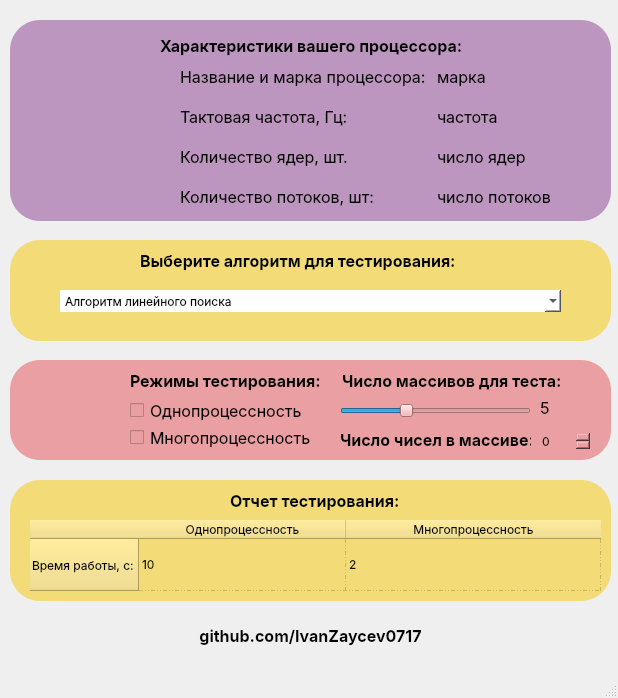
<?xml version="1.0" encoding="UTF-8"?>
<ui version="4.0">
 <class>MainWindow</class>
 <widget class="QMainWindow" name="MainWindow">
  <property name="geometry">
   <rect>
    <x>0</x>
    <y>0</y>
    <width>618</width>
    <height>698</height>
   </rect>
  </property>
  <property name="font">
   <font>
    <family>Inter</family>
    <pointsize>12</pointsize>
   </font>
  </property>
  <property name="windowTitle">
   <string>Python CPU Benchmark</string>
  </property>
  <property name="styleSheet">
   <string notr="true">font-family: Inter;</string>
  </property>
  <property name="documentMode">
   <bool>false</bool>
  </property>
  <property name="dockNestingEnabled">
   <bool>false</bool>
  </property>
  <widget class="QWidget" name="centralwidget">
   <widget class="QFrame" name="frame">
    <property name="geometry">
     <rect>
      <x>10</x>
      <y>20</y>
      <width>601</width>
      <height>201</height>
     </rect>
    </property>
    <property name="styleSheet">
     <string notr="true">background-color: #BD96BF;
border-radius: 30px;</string>
    </property>
    <property name="frameShape">
     <enum>QFrame::StyledPanel</enum>
    </property>
    <property name="frameShadow">
     <enum>QFrame::Raised</enum>
    </property>
    <widget class="QLabel" name="label">
     <property name="geometry">
      <rect>
       <x>150</x>
       <y>10</y>
       <width>321</width>
       <height>31</height>
      </rect>
     </property>
     <property name="font">
      <font>
       <family>Inter</family>
       <pointsize>12</pointsize>
       <bold>true</bold>
      </font>
     </property>
     <property name="text">
      <string>Характеристики вашего процессора:</string>
     </property>
    </widget>
    <widget class="QWidget" name="layoutWidget">
     <property name="geometry">
      <rect>
       <x>10</x>
       <y>40</y>
       <width>571</width>
       <height>154</height>
      </rect>
     </property>
     <layout class="QHBoxLayout" name="horizontalLayout">
      <item>
       <widget class="QLabel" name="label_14">
        <property name="styleSheet">
         <string notr="true"/>
        </property>
        <property name="text">
         <string/>
        </property>
        <property name="pixmap">
         <pixmap>:/images/images/intel.svg</pixmap>
        </property>
        <property name="scaledContents">
         <bool>true</bool>
        </property>
       </widget>
      </item>
      <item>
       <layout class="QVBoxLayout" name="verticalLayout">
        <item>
         <widget class="QLabel" name="label_2">
          <property name="font">
           <font>
            <family>Inter</family>
            <pointsize>12</pointsize>
           </font>
          </property>
          <property name="text">
           <string>Название и марка процессора: </string>
          </property>
         </widget>
        </item>
        <item>
         <widget class="QLabel" name="label_3">
          <property name="font">
           <font>
            <family>Inter</family>
            <pointsize>12</pointsize>
           </font>
          </property>
          <property name="text">
           <string>Тактовая частота, Гц:</string>
          </property>
         </widget>
        </item>
        <item>
         <widget class="QLabel" name="label_4">
          <property name="font">
           <font>
            <family>Inter</family>
            <pointsize>12</pointsize>
           </font>
          </property>
          <property name="text">
           <string>Количество ядер, шт.</string>
          </property>
         </widget>
        </item>
        <item>
         <widget class="QLabel" name="label_5">
          <property name="font">
           <font>
            <family>Inter</family>
            <pointsize>12</pointsize>
           </font>
          </property>
          <property name="text">
           <string>Количество потоков, шт:</string>
          </property>
         </widget>
        </item>
       </layout>
      </item>
      <item>
       <layout class="QVBoxLayout" name="verticalLayout_2">
        <item>
         <widget class="QLabel" name="label_8">
          <property name="font">
           <font>
            <family>Inter</family>
            <pointsize>12</pointsize>
           </font>
          </property>
          <property name="text">
           <string>марка</string>
          </property>
         </widget>
        </item>
        <item>
         <widget class="QLabel" name="label_9">
          <property name="font">
           <font>
            <family>Inter</family>
            <pointsize>12</pointsize>
           </font>
          </property>
          <property name="text">
           <string>частота</string>
          </property>
         </widget>
        </item>
        <item>
         <widget class="QLabel" name="label_10">
          <property name="font">
           <font>
            <family>Inter</family>
            <pointsize>12</pointsize>
           </font>
          </property>
          <property name="text">
           <string>число ядер</string>
          </property>
         </widget>
        </item>
        <item>
         <widget class="QLabel" name="label_11">
          <property name="font">
           <font>
            <family>Inter</family>
            <pointsize>12</pointsize>
           </font>
          </property>
          <property name="text">
           <string>число потоков</string>
          </property>
         </widget>
        </item>
       </layout>
      </item>
     </layout>
    </widget>
   </widget>
   <widget class="QFrame" name="frame_2">
    <property name="geometry">
     <rect>
      <x>10</x>
      <y>240</y>
      <width>601</width>
      <height>101</height>
     </rect>
    </property>
    <property name="styleSheet">
     <string notr="true">background-color: #F3DC77;
border-radius: 30px;</string>
    </property>
    <property name="frameShape">
     <enum>QFrame::StyledPanel</enum>
    </property>
    <property name="frameShadow">
     <enum>QFrame::Raised</enum>
    </property>
    <widget class="QLabel" name="label_15">
     <property name="geometry">
      <rect>
       <x>130</x>
       <y>10</y>
       <width>331</width>
       <height>21</height>
      </rect>
     </property>
     <property name="font">
      <font>
       <family>Inter</family>
       <pointsize>12</pointsize>
       <bold>true</bold>
      </font>
     </property>
     <property name="text">
      <string>Выберите алгоритм для тестирования:</string>
     </property>
    </widget>
    <widget class="QComboBox" name="comboBox">
     <property name="enabled">
      <bool>true</bool>
     </property>
     <property name="geometry">
      <rect>
       <x>50</x>
       <y>50</y>
       <width>501</width>
       <height>22</height>
      </rect>
     </property>
     <property name="mouseTracking">
      <bool>false</bool>
     </property>
     <property name="tabletTracking">
      <bool>false</bool>
     </property>
     <property name="contextMenuPolicy">
      <enum>Qt::DefaultContextMenu</enum>
     </property>
     <property name="layoutDirection">
      <enum>Qt::LeftToRight</enum>
     </property>
     <property name="autoFillBackground">
      <bool>false</bool>
     </property>
     <property name="styleSheet">
      <string notr="true">background-color: #FFFFFF;</string>
     </property>
     <property name="duplicatesEnabled">
      <bool>false</bool>
     </property>
     <property name="frame">
      <bool>true</bool>
     </property>
     <item>
      <property name="text">
       <string>Алгоритм линейного поиска</string>
      </property>
     </item>
     <item>
      <property name="text">
       <string>Алгоритм бинарного поиска</string>
      </property>
     </item>
     <item>
      <property name="text">
       <string>Алгоритм сортировки вставками</string>
      </property>
     </item>
     <item>
      <property name="text">
       <string>Алгоритм сортировки выбором</string>
      </property>
     </item>
     <item>
      <property name="text">
       <string>Алгоритм сортировки пузырьком</string>
      </property>
     </item>
     <item>
      <property name="text">
       <string>Алгоритм сортировки подсчетом</string>
      </property>
     </item>
     <item>
      <property name="text">
       <string>Алгоритмы быстрой сортировки</string>
      </property>
     </item>
     <item>
      <property name="text">
       <string>Алгоритм сортировки слиянием</string>
      </property>
     </item>
     <item>
      <property name="text">
       <string>Алгоритм Евклида рекурсивный</string>
      </property>
     </item>
     <item>
      <property name="text">
       <string>Алгоритм чисел Фибоначчи рекурсивный</string>
      </property>
     </item>
    </widget>
   </widget>
   <widget class="QFrame" name="frame_3">
    <property name="geometry">
     <rect>
      <x>10</x>
      <y>360</y>
      <width>601</width>
      <height>100</height>
     </rect>
    </property>
    <property name="styleSheet">
     <string notr="true">background-color: #EAA0A2;
border-radius: 30px;</string>
    </property>
    <property name="frameShape">
     <enum>QFrame::StyledPanel</enum>
    </property>
    <property name="frameShadow">
     <enum>QFrame::Raised</enum>
    </property>
    <widget class="QSlider" name="horizontalSlider">
     <property name="geometry">
      <rect>
       <x>330</x>
       <y>40</y>
       <width>191</width>
       <height>22</height>
      </rect>
     </property>
     <property name="minimum">
      <number>1</number>
     </property>
     <property name="maximum">
      <number>10</number>
     </property>
     <property name="value">
      <number>4</number>
     </property>
     <property name="sliderPosition">
      <number>4</number>
     </property>
     <property name="orientation">
      <enum>Qt::Horizontal</enum>
     </property>
     <property name="invertedAppearance">
      <bool>false</bool>
     </property>
     <property name="invertedControls">
      <bool>false</bool>
     </property>
     <property name="tickPosition">
      <enum>QSlider::NoTicks</enum>
     </property>
     <property name="tickInterval">
      <number>0</number>
     </property>
    </widget>
    <widget class="QLabel" name="label_18">
     <property name="geometry">
      <rect>
       <x>530</x>
       <y>40</y>
       <width>21</width>
       <height>16</height>
      </rect>
     </property>
     <property name="font">
      <font>
       <family>Inter</family>
       <pointsize>12</pointsize>
      </font>
     </property>
     <property name="text">
      <string>5</string>
     </property>
    </widget>
    <widget class="QPushButton" name="pushButton">
     <property name="geometry">
      <rect>
       <x>20</x>
       <y>10</y>
       <width>81</width>
       <height>81</height>
      </rect>
     </property>
     <property name="text">
      <string/>
     </property>
     <property name="icon">
      <iconset>
       <normaloff>:/images/images/start.png</normaloff>:/images/images/start.png</iconset>
     </property>
     <property name="iconSize">
      <size>
       <width>75</width>
       <height>75</height>
      </size>
     </property>
     <property name="checkable">
      <bool>true</bool>
     </property>
    </widget>
    <widget class="QWidget" name="layoutWidget">
     <property name="geometry">
      <rect>
       <x>120</x>
       <y>10</y>
       <width>432</width>
       <height>22</height>
      </rect>
     </property>
     <layout class="QHBoxLayout" name="horizontalLayout_2">
      <item>
       <widget class="QLabel" name="label_16">
        <property name="font">
         <font>
          <family>Inter</family>
          <pointsize>12</pointsize>
          <bold>true</bold>
         </font>
        </property>
        <property name="text">
         <string>Режимы тестирования:</string>
        </property>
       </widget>
      </item>
      <item>
       <widget class="QLabel" name="label_17">
        <property name="font">
         <font>
          <family>Inter</family>
          <pointsize>12</pointsize>
          <bold>true</bold>
         </font>
        </property>
        <property name="text">
         <string>Число массивов для теста:</string>
        </property>
       </widget>
      </item>
     </layout>
    </widget>
    <widget class="QWidget" name="layoutWidget">
     <property name="geometry">
      <rect>
       <x>120</x>
       <y>40</y>
       <width>183</width>
       <height>48</height>
      </rect>
     </property>
     <layout class="QVBoxLayout" name="verticalLayout_3">
      <item>
       <widget class="QCheckBox" name="checkBox">
        <property name="font">
         <font>
          <family>Inter</family>
          <pointsize>12</pointsize>
         </font>
        </property>
        <property name="text">
         <string>Однопроцессность</string>
        </property>
       </widget>
      </item>
      <item>
       <widget class="QCheckBox" name="checkBox_2">
        <property name="font">
         <font>
          <family>Inter</family>
          <pointsize>12</pointsize>
         </font>
        </property>
        <property name="text">
         <string>Многопроцессность</string>
        </property>
       </widget>
      </item>
     </layout>
    </widget>
    <widget class="QLabel" name="label_20">
     <property name="geometry">
      <rect>
       <x>330</x>
       <y>70</y>
       <width>191</width>
       <height>20</height>
      </rect>
     </property>
     <property name="font">
      <font>
       <family>Inter</family>
       <pointsize>12</pointsize>
       <bold>true</bold>
      </font>
     </property>
     <property name="text">
      <string>Число чисел в массиве:</string>
     </property>
    </widget>
    <widget class="QSpinBox" name="spinBox">
     <property name="geometry">
      <rect>
       <x>530</x>
       <y>70</y>
       <width>51</width>
       <height>22</height>
      </rect>
     </property>
    </widget>
   </widget>
   <widget class="QFrame" name="frame_4">
    <property name="geometry">
     <rect>
      <x>10</x>
      <y>480</y>
      <width>601</width>
      <height>121</height>
     </rect>
    </property>
    <property name="styleSheet">
     <string notr="true">background-color: #F3DC77;
border-radius: 30px;</string>
    </property>
    <property name="frameShape">
     <enum>QFrame::StyledPanel</enum>
    </property>
    <property name="frameShadow">
     <enum>QFrame::Raised</enum>
    </property>
    <widget class="QLabel" name="label_19">
     <property name="geometry">
      <rect>
       <x>220</x>
       <y>10</y>
       <width>181</width>
       <height>21</height>
      </rect>
     </property>
     <property name="font">
      <font>
       <family>Inter</family>
       <pointsize>12</pointsize>
       <bold>true</bold>
      </font>
     </property>
     <property name="text">
      <string>Отчет тестирования:</string>
     </property>
    </widget>
    <widget class="QTableWidget" name="tableWidget">
     <property name="geometry">
      <rect>
       <x>20</x>
       <y>40</y>
       <width>571</width>
       <height>71</height>
      </rect>
     </property>
     <property name="sizePolicy">
      <sizepolicy hsizetype="Fixed" vsizetype="Expanding">
       <horstretch>0</horstretch>
       <verstretch>0</verstretch>
      </sizepolicy>
     </property>
     <property name="minimumSize">
      <size>
       <width>571</width>
       <height>0</height>
      </size>
     </property>
     <property name="gridStyle">
      <enum>Qt::DashDotDotLine</enum>
     </property>
     <property name="sortingEnabled">
      <bool>false</bool>
     </property>
     <property name="cornerButtonEnabled">
      <bool>true</bool>
     </property>
     <attribute name="horizontalHeaderVisible">
      <bool>true</bool>
     </attribute>
     <attribute name="horizontalHeaderCascadingSectionResizes">
      <bool>true</bool>
     </attribute>
     <attribute name="horizontalHeaderMinimumSectionSize">
      <number>45</number>
     </attribute>
     <attribute name="horizontalHeaderDefaultSectionSize">
      <number>207</number>
     </attribute>
     <attribute name="horizontalHeaderShowSortIndicator" stdset="0">
      <bool>false</bool>
     </attribute>
     <attribute name="horizontalHeaderStretchLastSection">
      <bool>true</bool>
     </attribute>
     <attribute name="verticalHeaderCascadingSectionResizes">
      <bool>false</bool>
     </attribute>
     <attribute name="verticalHeaderMinimumSectionSize">
      <number>34</number>
     </attribute>
     <attribute name="verticalHeaderDefaultSectionSize">
      <number>39</number>
     </attribute>
     <attribute name="verticalHeaderShowSortIndicator" stdset="0">
      <bool>false</bool>
     </attribute>
     <attribute name="verticalHeaderStretchLastSection">
      <bool>true</bool>
     </attribute>
     <row>
      <property name="text">
       <string>Время работы, с:</string>
      </property>
     </row>
     <column>
      <property name="text">
       <string>Однопроцессность</string>
      </property>
     </column>
     <column>
      <property name="text">
       <string>Многопроцессность</string>
      </property>
     </column>
     <item row="0" column="0">
      <property name="text">
       <string>10</string>
      </property>
     </item>
     <item row="0" column="1">
      <property name="text">
       <string>2</string>
      </property>
     </item>
    </widget>
   </widget>
   <widget class="QLabel" name="label_6">
    <property name="geometry">
     <rect>
      <x>190</x>
      <y>620</y>
      <width>241</width>
      <height>31</height>
     </rect>
    </property>
    <property name="font">
     <font>
      <family>Inter</family>
      <pointsize>12</pointsize>
      <bold>true</bold>
     </font>
    </property>
    <property name="text">
     <string>github.com/IvanZaycev0717</string>
    </property>
    <property name="alignment">
     <set>Qt::AlignCenter</set>
    </property>
   </widget>
  </widget>
  <widget class="QMenuBar" name="menubar">
   <property name="geometry">
    <rect>
     <x>0</x>
     <y>0</y>
     <width>618</width>
     <height>21</height>
    </rect>
   </property>
  </widget>
  <widget class="QStatusBar" name="statusbar"/>
 </widget>
 <resources>
  <include location="my_res.qrc"/>
 </resources>
 <connections/>
</ui>
